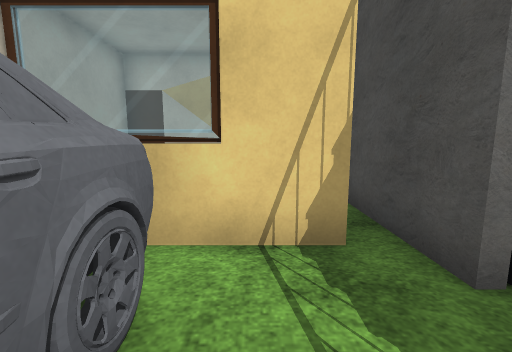
[1] (above)

24 first-person views from a walk through a 3-D level made in the Unity game engine. The camera is 1.2 m above the floor, tilts 8° down and sees 90° across. Doors are open. The floor is counted in squares, 1 m on a side. Each view is taken from the middle of a square. On the plan, view 1 faces up. The plan holds only what a view shows up to about 12 squares ahead; the rest is blank. The place goes on beyond the plan. Flat ground stands in for the terrain. The player character is not drawn. Some surface patterns are stand-ins.

[2]
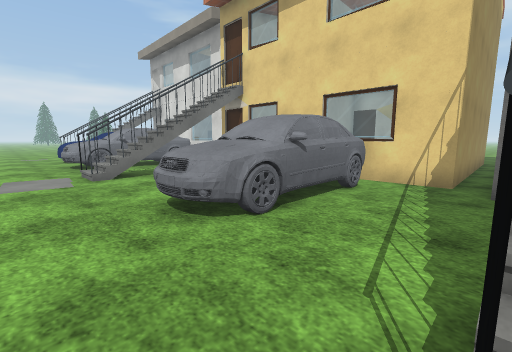

[3]
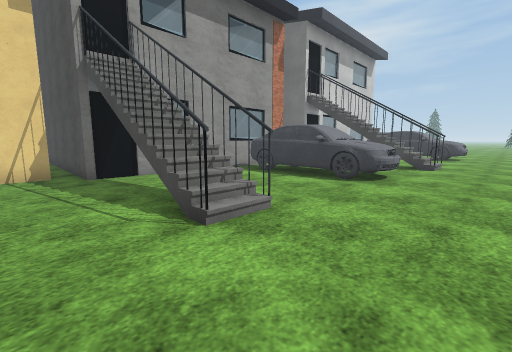

[4]
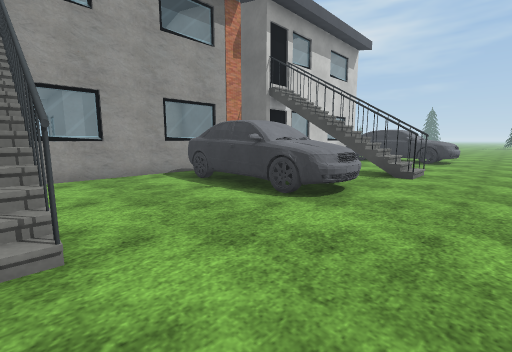

[5]
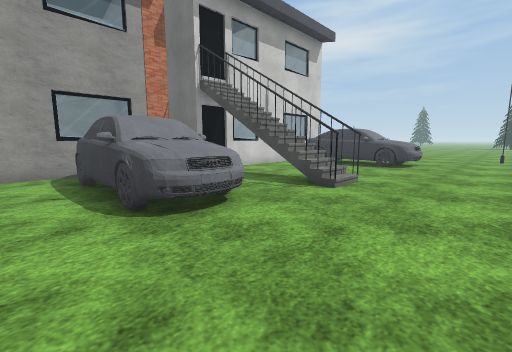

[6]
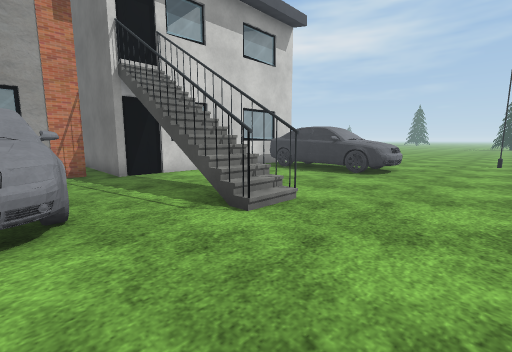

[7]
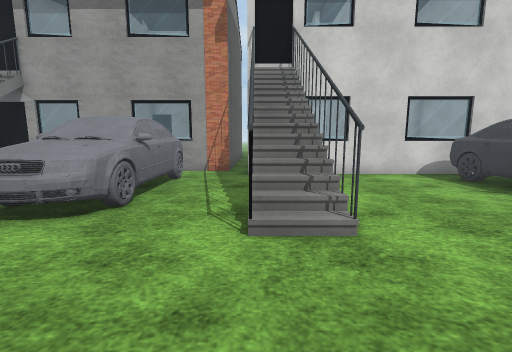

[8]
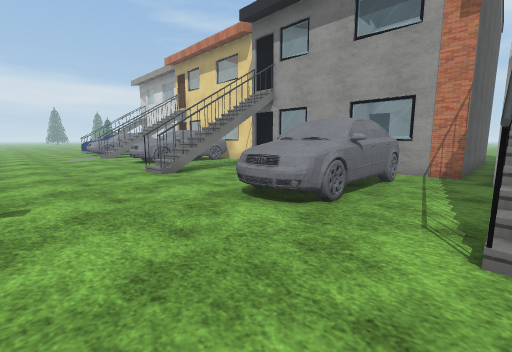

[9]
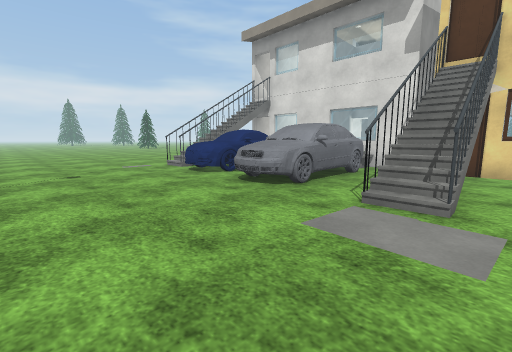

[10]
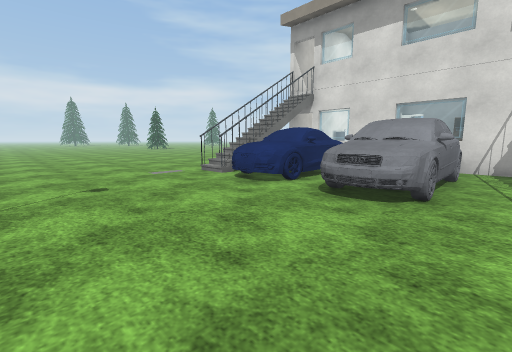

[11]
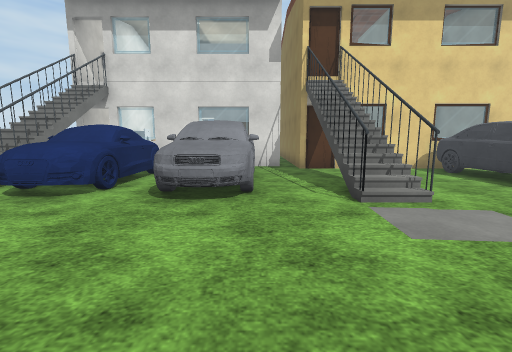

[12]
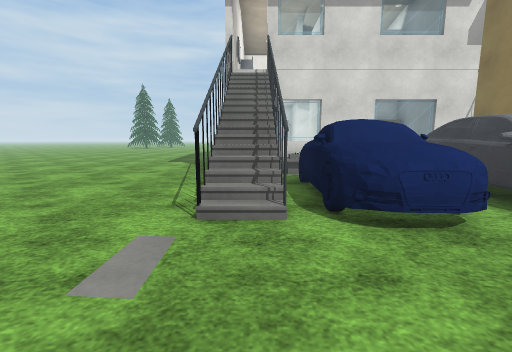

[13]
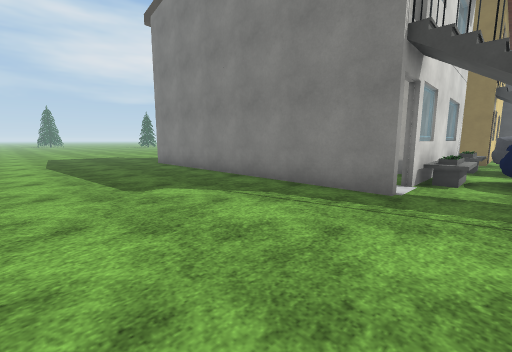

[14]
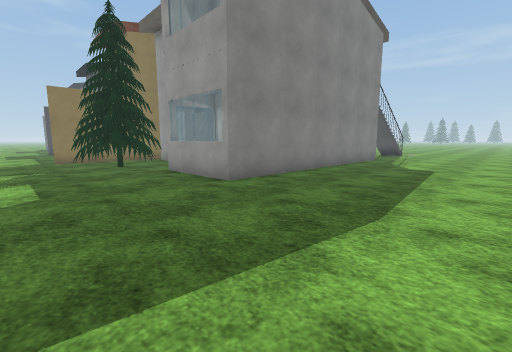

[15]
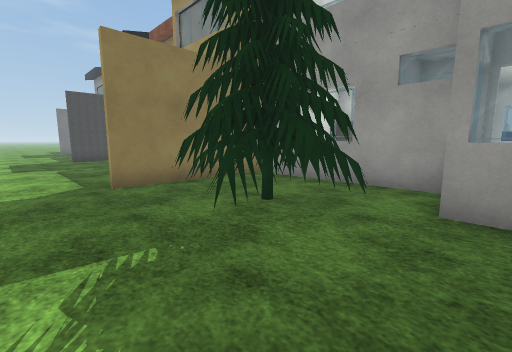

[16]
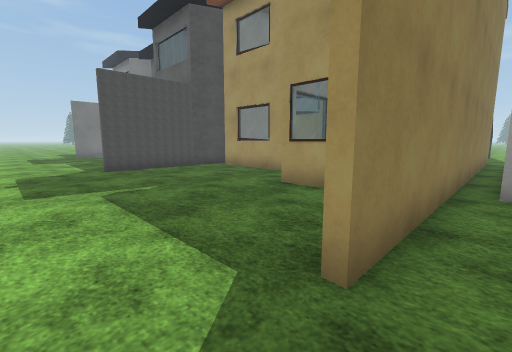

[17]
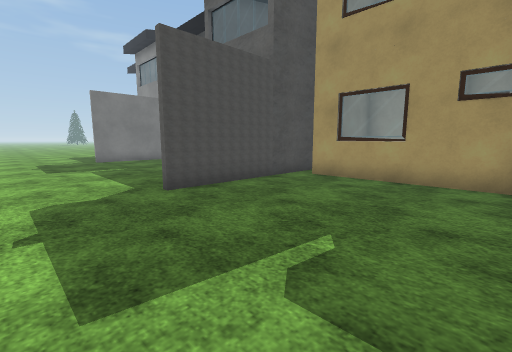

[18]
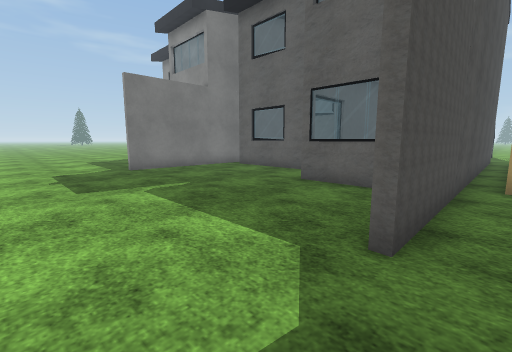

[19]
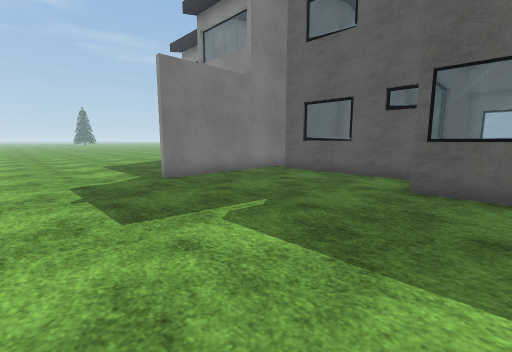

[20]
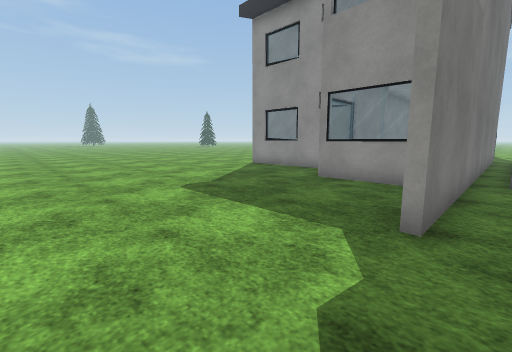

[21]
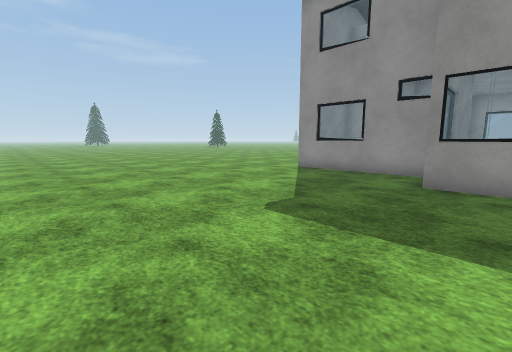

[22]
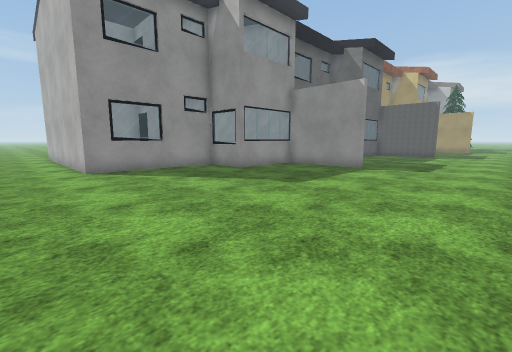

[23]
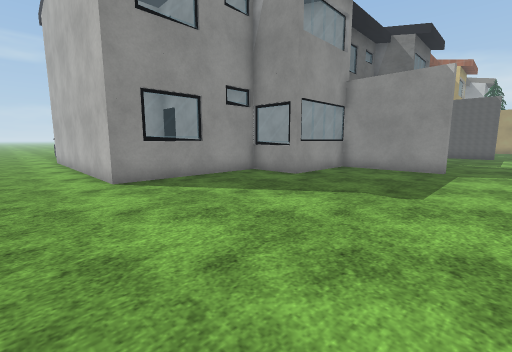

[24]
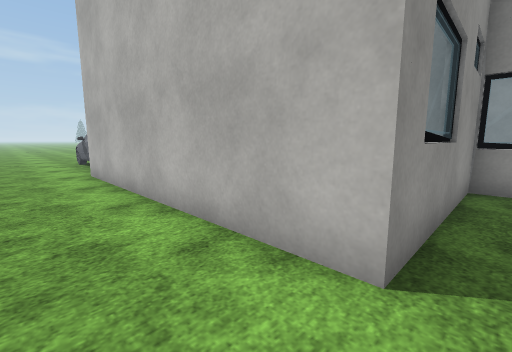

### Floor plan
Key: @ floor where view 1 was taken; # wall or solid block; . floor; / step, stairs or slope; D open door; = window, fence, low wall or low ledge; ^ raised ledge; v drop or lower ground; O other object.
Columns run from 24 left of view 1 to 23 right of it. Each row starts with its distance up from view 1.
 21                                .................
 20 ................................................
 19 ................................................
 18 ............OO..O...............................
 17 ...........OOOO.O.........O.....................
 16 ...........OOOO.O.........O.........O...........
 15 ......====.OOO .O.........O.........O...........
 14 ......#  #=.....OOOOO.....O.........O...........
 13 ......#   ###==#O  OO.....OOOO......O...........
 12 ......#         O  OOOOOOOO  O......OOOO........
 11 ......#         O    O   OO  OOOOOOOO  O........
 10 ......#         O    O   OO  O O   OO  OOOOOOO..
  9 ......          O   OO   OO  O O   OO  OOO   O..
  8 ......#         O   OOOOOOO  O O   OO  O O   O..
  7 ......#        #O   O    OO   O OOOOO  O O   O..
  6 ......#        #O   O    OO   O    OO   OOO  O..
  5 ......#   #    #O   O    OO   O    OO   O    O..
  4 ......#D####==##O   O    OO   O    OO   O    O..
  3 ......./OOO.OOO.OOOOOOOOOOO   O    OO   O    O..
  2 ......./v^^.^^^.... .^ ^..OOOOOOOOOOO   O    O..
  1 ......#/v ^.###.... .###........^^..OOOOOOOOOO..
  0  .....v/v #.###.OO...###@.......###.......^^ ...
 -1   ....=//^^.###.OO...###..OO....###.......^# ...
 -2    ...#/^^^.^^^.OO...^^^..OO....###.OO....^##...
 -3    ......^=.^^=.OO...=^^..OO....^^#.OO....^##...
 -4   ........................OO....^^..OO....^^ ...
 -5  ...................................OO....=^^...
 -6 ...................  ...........................
 -7 ................... ............................
 -8 ................... ............................

Positions as (right, up) in squares from view 1, and headings:
1: (0, 0), facing up
2: (2, -5), facing up-left
3: (0, -7), facing up-right
4: (3, -7), facing up-right
5: (6, -8), facing up-right
6: (9, -8), facing up-right
7: (12, -8), facing up
8: (12, -8), facing up-left
9: (-6, -8), facing up-left
10: (-9, -8), facing up-left
11: (-10, -8), facing up
12: (-17, -6), facing up
13: (-24, 2), facing up-right
14: (-24, 20), facing down-right
15: (-15, 20), facing down-right
16: (-9, 20), facing down-right
17: (-4, 20), facing down-right
18: (1, 20), facing down-right
19: (4, 20), facing down-right
20: (11, 20), facing down-right
21: (14, 20), facing down-right
22: (23, 21), facing down-left
23: (23, 18), facing down-left
24: (23, 11), facing down-left
